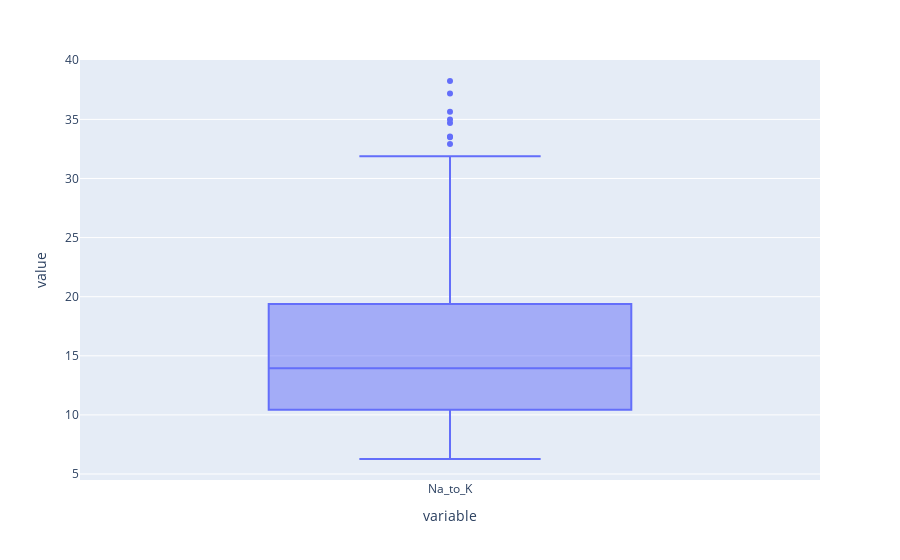

The notebook cell this image was saved under:
### Markdown cell above
### Na_to_K Column

### Code cell
fig = px.box(df["Na_to_K"])
fig.show()

### Figure 1 — Plotly figure (JSON) as saved in the notebook; plotly's stock layout.template omitted (floating-point values rounded to 4 significant figures; data arrays with more than 128 entries replaced by an {"elided": "..."} marker saying what was removed)
{"data": [{"alignmentgroup": "True", "hovertemplate": "variable=%{x}<br>value=%{y}<extra></extra>", "legendgroup": "", "marker": {"color": "#636efa"}, "name": "", "notched": false, "offsetgroup": "", "orientation": "v", "showlegend": false, "type": "box", "x": {"elided": "200 str values"}, "x0": " ", "xaxis": "x", "y": {"elided": "200 float values"}, "y0": " ", "yaxis": "y"}], "layout": {"boxmode": "group", "legend": {"tracegroupgap": 0}, "margin": {"t": 60}, "xaxis": {"anchor": "y", "domain": [0, 1], "title": {"text": "variable"}}, "yaxis": {"anchor": "x", "domain": [0, 1], "title": {"text": "value"}}}}
